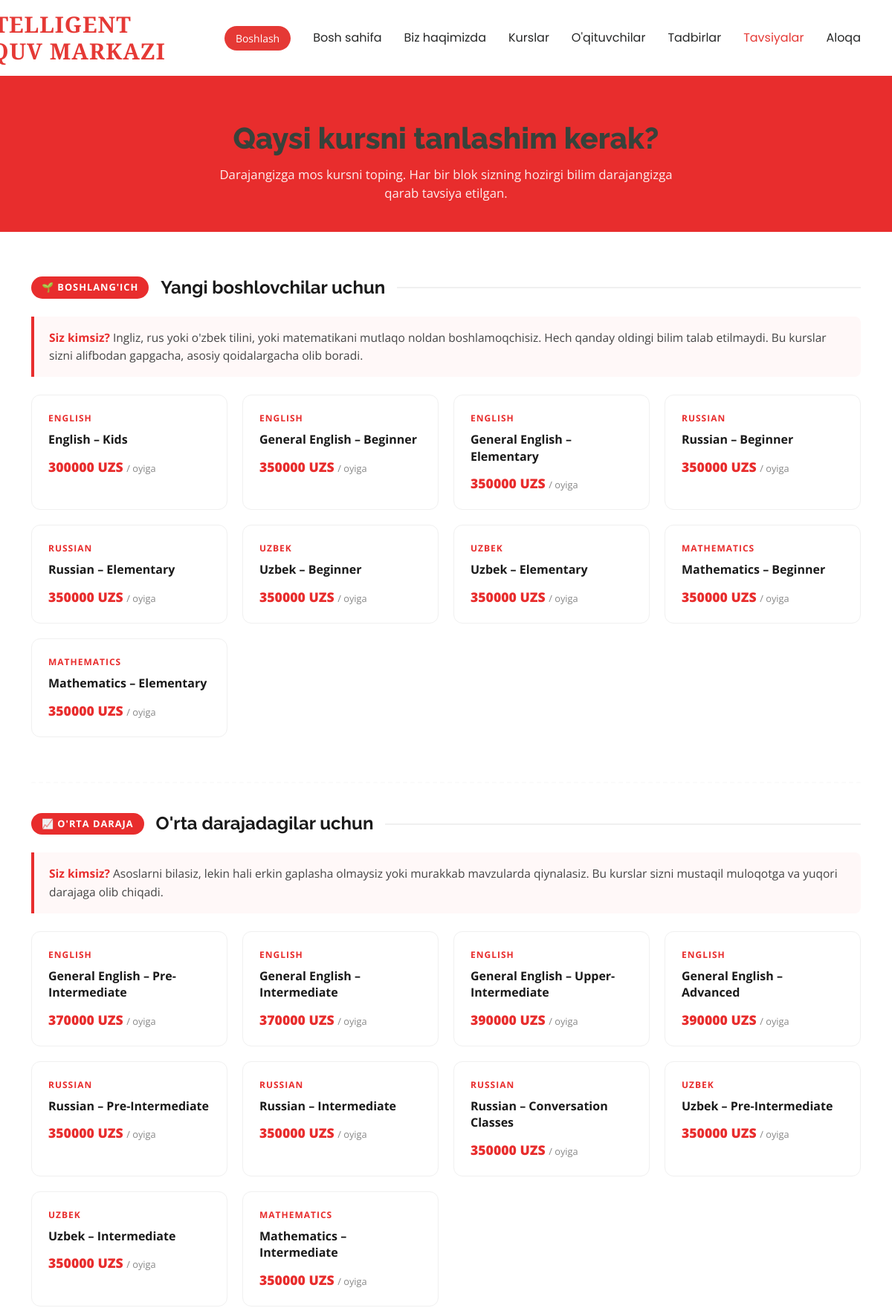
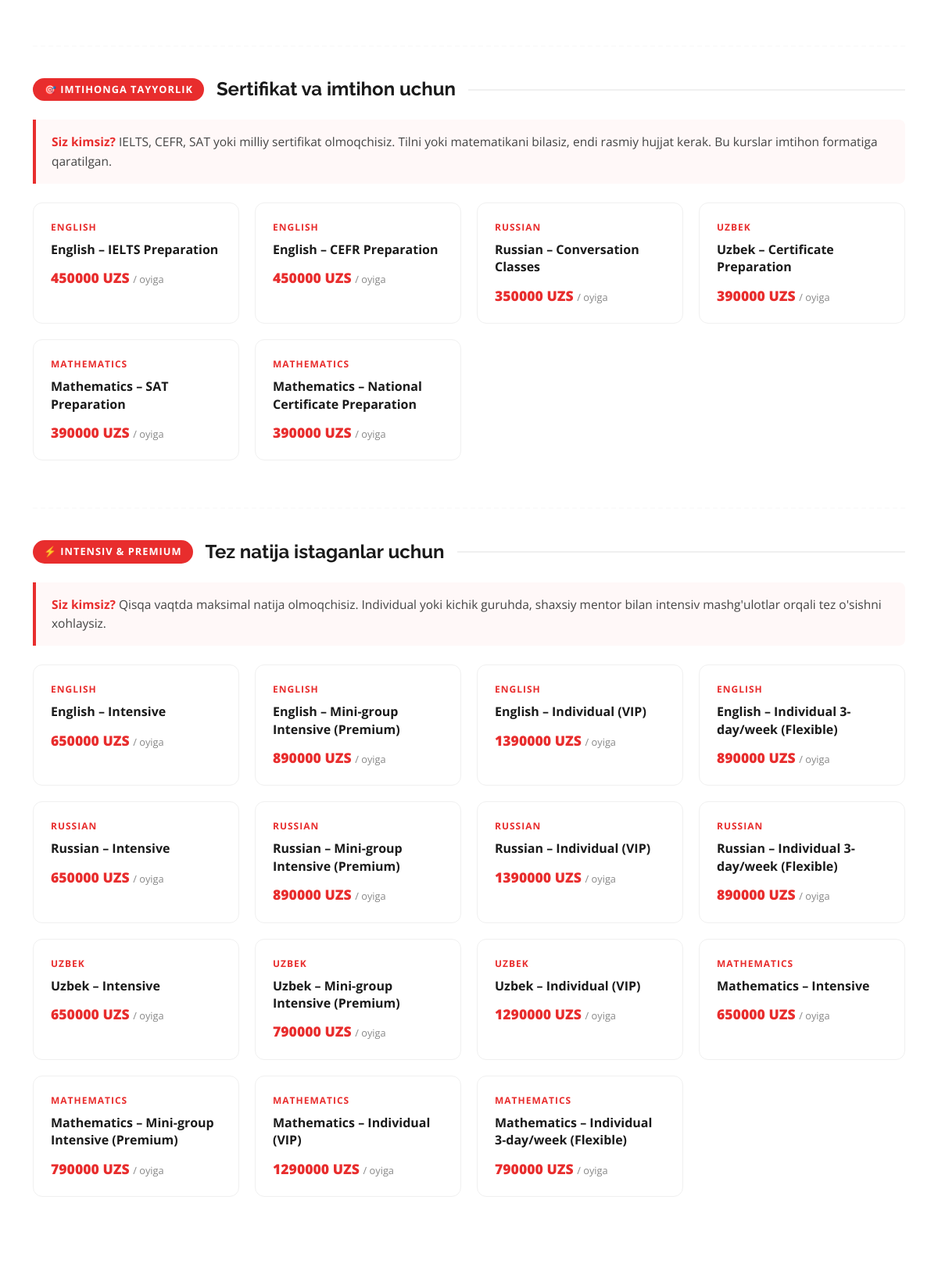
The page /pricing/ (upper part) on the database its author committed (2 pictures, top to bottom).
### main/models.py (models this page shows, shortened)
class Course(models.Model):
    title = models.CharField(max_length=200)
    category = models.CharField(max_length=100)
    price = models.DecimalField(max_digits=10, decimal_places=0)
    description = models.TextField()
    instructor_name = models.CharField(max_length=100)
    student_count = models.IntegerField(default=0)
    image = models.ImageField(upload_to='courses/images/', blank=True, null=True)

### main/views.py (the view)
# urls.py: path('pricing/', views.pricing, name='pricing'),
def pricing(request):
    beginner_courses = Course.objects.filter(
        title__icontains='Beginner'
    ) | Course.objects.filter(
        title__icontains='Kids'
    ) | Course.objects.filter(
        title__icontains='Elementary'
    )
    intermediate_courses = Course.objects.filter(
        title__icontains='Intermediate'
    ) | Course.objects.filter(
        title__icontains='Upper'
    ) | Course.objects.filter(
        title__icontains='Advanced'
    ) | Course.objects.filter(
        title__icontains='Conversation'
    )
    exam_courses = Course.objects.filter(
        title__icontains='IELTS'
    ) | Course.objects.filter(
        title__icontains='CEFR'
    ) | Course.objects.filter(
        title__icontains='SAT'
    ) | Course.objects.filter(
        title__icontains='Certificate'
    ) | Course.objects.filter(
        title__icontains='National'
    )
    premium_courses = Course.objects.filter(
        title__icontains='Intensive'
    ) | Course.objects.filter(
        title__icontains='Individual'
    ) | Course.objects.filter(
        title__icontains='Premium'
    ) | Course.objects.filter(
        title__icontains='VIP'
    )
    return render(request, 'pricing.html', {
        'beginner_courses': beginner_courses.distinct(),
        'intermediate_courses': intermediate_courses.distinct(),
        'exam_courses': exam_courses.distinct(),
        'premium_courses': premium_courses.distinct(),
    })

### templates/pricing.html (shortened to what this page needs)
{% extends 'base.html' %}
{% load static %}
{% block content %}
<main class="main">
  <div class="rec-hero" data-aos="fade">
    <div class="container">
      <h1>Qaysi kursni tanlashim kerak?</h1>
      <p>Darajangizga mos kursni toping. Har bir blok sizning hozirgi bilim darajangizga qarab tavsiya etilgan.</p>
    </div>
  </div>
  <section class="rec-section">
    <div class="container">
      <div class="level-block" data-aos="fade-up">
        <div class="level-header">
          <span class="level-badge">🌱 Boshlang'ich</span>
          <h2 class="level-title">Yangi boshlovchilar uchun</h2>
          <div class="level-divider"></div>
        </div>
        <div class="level-desc">
          <strong>Siz kimsiz?</strong> Ingliz, rus yoki o'zbek tilini, yoki matematikani mutlaqo noldan boshlamoqchisiz. Hech qanday oldingi bilim talab etilmaydi. Bu kurslar sizni alifbodan gapgacha, asosiy qoidalargacha olib boradi.
        </div>
        <div class="course-cards">
          {% for course in beginner_courses %}
          <a href="{% url 'course-details' course.id %}" class="course-card">
            <div class="course-card-category">{{ course.category }}</div>
            <div class="course-card-title">{{ course.title }}</div>
            <div class="course-card-price">{{ course.price }} UZS <span>/ oyiga</span></div>
          </a>
          {% empty %}
          <p class="empty-msg">Hozircha kurslar yo'q.</p>
          {% endfor %}
        </div>
      </div>
      <hr class="section-divider">
      <div class="level-block" data-aos="fade-up">
        <div class="level-header">
          <span class="level-badge">📈 O'rta daraja</span>
          <h2 class="level-title">O'rta darajadagilar uchun</h2>
          <div class="level-divider"></div>
        </div>
        <div class="level-desc">
          <strong>Siz kimsiz?</strong> Asoslarni bilasiz, lekin hali erkin gaplasha olmaysiz yoki murakkab mavzularda qiynalasiz. Bu kurslar sizni mustaqil muloqotga va yuqori darajaga olib chiqadi.
        </div>
        <div class="course-cards">
          {% for course in intermediate_courses %}
          <a href="{% url 'course-details' course.id %}" class="course-card">
            <div class="course-card-category">{{ course.category }}</div>
            <div class="course-card-title">{{ course.title }}</div>
            <div class="course-card-price">{{ course.price }} UZS <span>/ oyiga</span></div>
          </a>
          {% empty %}
          <p class="empty-msg">Hozircha kurslar yo'q.</p>
          {% endfor %}
        </div>
      </div>
      <hr class="section-divider">
      <div class="level-block" data-aos="fade-up">
        <div class="level-header">
          <span class="level-badge">🎯 Imtihonga tayyorlik</span>
          <h2 class="level-title">Sertifikat va imtihon uchun</h2>
          <div class="level-divider"></div>
        </div>
        <div class="level-desc">
          <strong>Siz kimsiz?</strong> IELTS, CEFR, SAT yoki milliy sertifikat olmoqchisiz. Tilni yoki matematikani bilasiz, endi rasmiy hujjat kerak. Bu kurslar imtihon formatiga qaratilgan.
        </div>
        <div class="course-cards">
          {% for course in exam_courses %}
          <a href="{% url 'course-details' course.id %}" class="course-card">
            <div class="course-card-category">{{ course.category }}</div>
            <div class="course-card-title">{{ course.title }}</div>
            <div class="course-card-price">{{ course.price }} UZS <span>/ oyiga</span></div>
          </a>
          {% empty %}
          <p class="empty-msg">Hozircha kurslar yo'q.</p>
          {% endfor %}
        </div>
      </div>
      <hr class="section-divider">
      <div class="level-block" data-aos="fade-up">
        <div class="level-header">
          <span class="level-badge">⚡ Intensiv & Premium</span>
          <h2 class="level-title">Tez natija istaganlar uchun</h2>
          <div class="level-divider"></div>
        </div>
        <div class="level-desc">
          <strong>Siz kimsiz?</strong> Qisqa vaqtda maksimal natija olmoqchisiz. Individual yoki kichik guruhda, shaxsiy mentor bilan intensiv mashg'ulotlar orqali tez o'sishni xohlaysiz.
        </div>
        <div class="course-cards">
          {% for course in premium_courses %}
          <a href="{% url 'course-details' course.id %}" class="course-card">
            <div class="course-card-category">{{ course.category }}</div>
            <div class="course-card-title">{{ course.title }}</div>
            <div class="course-card-price">{{ course.price }} UZS <span>/ oyiga</span></div>
          </a>
          {% empty %}
          <p class="empty-msg">Hozircha kurslar yo'q.</p>
          {% endfor %}
        </div>
      </div>
    </div>
  </section>
</main>
{% endblock %}

### static/assets/css/main.css (style rules this page uses)
:root { --default-font: "Open Sans", system-ui, -apple-system, "Segoe UI", Roboto, "Helvetica Neue", Arial, "Noto Sans", "Liberation Sans", sans-serif, "Apple Color Emoji", "Segoe UI Emoji", "Segoe UI Symbol", "Noto Color Emoji"; --heading-font: "Raleway", sans-serif; --nav-font: "Poppins", sans-serif; }
:root { --background-color: #ffffff; --default-color: #444444; --heading-color: #37423b; --accent-color: #e53935; --surface-color: #ffffff; --contrast-color: #ffffff; }
:root { --nav-color: #272828; --nav-hover-color: #e53935; --nav-mobile-background-color: #ffffff; --nav-dropdown-background-color: #ffffff; --nav-dropdown-color: #272828; --nav-dropdown-hover-color: #e53935; }
:root { scroll-behavior: smooth; }
body { color: var(--default-color); background-color: var(--background-color); font-family: var(--default-font); }
a { color: var(--accent-color); text-decoration: none; transition: 0.3s; }
h1, h2, h3, h4, h5, h6 { color: var(--heading-color); font-family: var(--heading-font); }
section, .section { color: var(--default-color); background-color: var(--background-color); padding: 60px 0; scroll-margin-top: 900px; overflow: clip; }

### templates/pricing.html (style rules this page uses)
.rec-hero { background-color: #e82d2d; padding: 60px 0 40px; text-align: center; color: white; }
.rec-hero h1 { font-size: 2.5rem; font-weight: 800; margin-bottom: 12px; }
.rec-hero p { font-size: 1.05rem; max-width: 650px; margin: 0 auto; opacity: 0.92; }
.rec-section { padding: 60px 0; }
.level-block { margin-bottom: 60px; }
.level-header { display: flex; align-items: center; gap: 16px; margin-bottom: 24px; }
.level-badge { background-color: #e82d2d; color: white; font-size: 0.8rem; font-weight: 700; padding: 5px 14px; border-radius: 20px; text-transform: uppercase; letter-spacing: 1px; white-space: nowrap; }
.level-title { font-size: 1.5rem; font-weight: 700; color: #1a1a1a; margin: 0; }
.level-divider { flex: 1; height: 2px; background: #f0f0f0; }
.level-desc { background: #fff8f8; border-left: 4px solid #e82d2d; padding: 16px 20px; border-radius: 0 8px 8px 0; margin-bottom: 24px; color: #444; font-size: 0.97rem; line-height: 1.6; }
.level-desc strong { color: #e82d2d; }
.course-cards { display: grid; grid-template-columns: repeat(auto-fill, minmax(260px, 1fr)); gap: 20px; }
.course-card { background: white; border: 1.5px solid #f0f0f0; border-radius: 12px; padding: 22px; transition: all 0.25s ease; text-decoration: none; color: inherit; display: block; position: relative; overflow: hidden; }
.course-card::before { content: ''; position: absolute; top: 0; left: 0; width: 4px; height: 100%; background: #e82d2d; opacity: 0; transition: opacity 0.25s; }
.course-card-category { font-size: 0.75rem; font-weight: 700; color: #e82d2d; text-transform: uppercase; letter-spacing: 1px; margin-bottom: 8px; }
.course-card-title { font-size: 1rem; font-weight: 700; color: #1a1a1a; margin-bottom: 12px; line-height: 1.4; }
.course-card-price { font-size: 1.1rem; font-weight: 800; color: #e82d2d; }
.course-card-price span { font-size: 0.8rem; font-weight: 400; color: #888; }
.section-divider { border: none; border-top: 2px dashed #f0f0f0; margin: 40px 0; }

### rows shown on the page
Course: category "ENGLISH", title "English – Kids", price "300000"
Course: category "ENGLISH", title "General English – Beginner", price "350000"
Course: category "ENGLISH", title "General English – Elementary", price "350000"
Course: category "RUSSIAN", title "Russian – Beginner", price "350000"
Course: category "RUSSIAN", title "Russian – Elementary", price "350000"
Course: category "UZBEK", title "Uzbek – Beginner", price "350000"
Course: category "UZBEK", title "Uzbek – Elementary", price "350000"
Course: category "MATHEMATICS", title "Mathematics – Beginner", price "350000"
Course: category "MATHEMATICS", title "Mathematics – Elementary", price "350000"
Course: category "ENGLISH", title "General English – Pre-Intermediate", price "370000"
Course: category "ENGLISH", title "General English – Intermediate", price "370000"
Course: category "ENGLISH", title "General English – Upper-Intermediate", price "390000"
Course: category "ENGLISH", title "General English – Advanced", price "390000"
Course: category "RUSSIAN", title "Russian – Pre-Intermediate", price "350000"
Course: category "RUSSIAN", title "Russian – Intermediate", price "350000"
Course: category "RUSSIAN", title "Russian – Conversation Classes", price "350000"
Course: category "UZBEK", title "Uzbek – Pre-Intermediate", price "350000"
Course: category "UZBEK", title "Uzbek – Intermediate", price "350000"
Course: category "MATHEMATICS", title "Mathematics – Intermediate", price "350000"
Course: category "ENGLISH", title "English – IELTS Preparation", price "450000"
Course: category "ENGLISH", title "English – CEFR Preparation", price "450000"
Course: category "UZBEK", title "Uzbek – Certificate Preparation", price "390000"
Course: category "MATHEMATICS", title "Mathematics – SAT Preparation", price "390000"
Course: category "MATHEMATICS", title "Mathematics – National Certificate Preparation", price "390000"
Course: category "ENGLISH", title "English – Intensive", price "650000"
Course: category "ENGLISH", title "English – Mini-group Intensive (Premium)", price "890000"
Course: category "ENGLISH", title "English – Individual (VIP)", price "1390000"
Course: category "ENGLISH", title "English – Individual 3-day/week (Flexible)", price "890000"
Course: category "RUSSIAN", title "Russian – Intensive", price "650000"
Course: category "RUSSIAN", title "Russian – Mini-group Intensive (Premium)", price "890000"
Course: category "RUSSIAN", title "Russian – Individual (VIP)", price "1390000"
Course: category "RUSSIAN", title "Russian – Individual 3-day/week (Flexible)", price "890000"
Course: category "UZBEK", title "Uzbek – Intensive", price "650000"
Course: category "UZBEK", title "Uzbek – Mini-group Intensive (Premium)", price "790000"
Course: category "UZBEK", title "Uzbek – Individual (VIP)", price "1290000"
Course: category "MATHEMATICS", title "Mathematics – Intensive", price "650000"
Course: category "MATHEMATICS", title "Mathematics – Mini-group Intensive (Premium)", price "790000"
Course: category "MATHEMATICS", title "Mathematics – Individual (VIP)", price "1290000"
Course: category "MATHEMATICS", title "Mathematics – Individual 3-day/week (Flexible)", price "790000"
